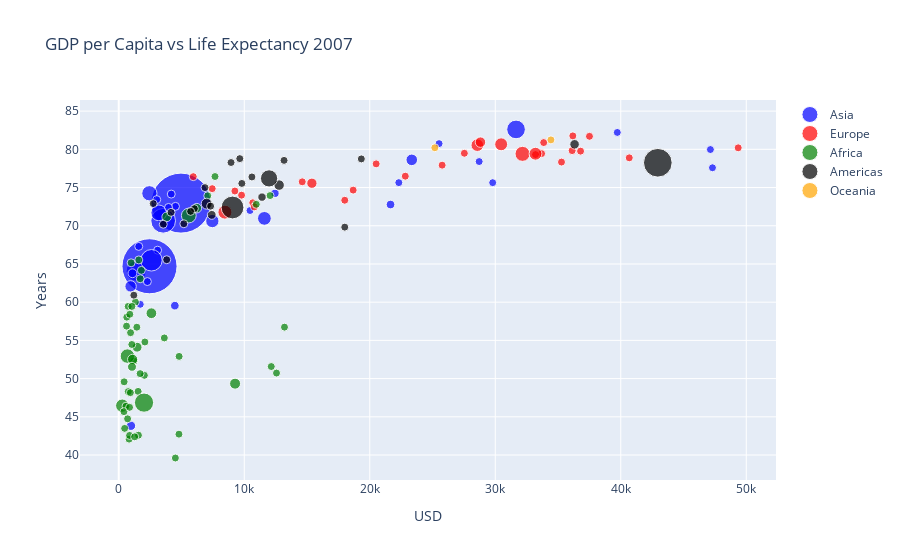

The notebook cell saved with this chart:
### Code cell
fig = go.Figure()

for continent in df['continent'].unique():
    
    subdf = df[df['continent'] == continent]
    custom = subdf[['country', 'pop']]

    fig.add_trace(go.Scatter(x=subdf['gdpPercap'], y =subdf['lifeExp'], 
                                    customdata=  subdf[['country', 'pop']],
                                    mode='markers', 
                                    name=continent, 
                                    marker=dict(color=subdf['color'],
                                                size=subdf['pop'],  
                                                sizemode='area',
                                                sizeref=sizeref,
                                                sizemin=4),
                                    ))

fig.update_layout(title='GDP per Capita vs Life Expectancy 2007',
                  xaxis_title="USD", 
                  yaxis_title="Years"
                  )

fig.update_traces(
    hovertemplate="<br>".join([
        "Country: %{customdata[0]}",
        "GDP per capita: %{x}",
        "Life Expectancy: %{y}",
        "Population: %{customdata[1]}",
    ])
)



fig.show()

### Figure 1 — Plotly figure (JSON) as saved in the notebook; plotly's stock layout.template omitted (floating-point values rounded to 4 significant figures)
{"data": [{"customdata": [["Afghanistan", 31889923], ["Bahrain", 708573], ["Bangladesh", 150448339], ["Cambodia", 14131858], ["China", 1318683096], ["Hong Kong, China", 6980412], ["India", 1110396331], ["Indonesia", 223547000], ["Iran", 69453570], ["Iraq", 27499638], ["Israel", 6426679], ["Japan", 127467972], ["Jordan", 6053193], ["Korea, Dem. Rep.", 23301725], ["Korea, Rep.", 49044790], ["Kuwait", 2505559], ["Lebanon", 3921278], ["Malaysia", 24821286], ["Mongolia", 2874127], ["Myanmar", 47761980], ["Nepal", 28901790], ["Oman", 3204897], ["Pakistan", 169270617], ["Philippines", 91077287], ["Saudi Arabia", 27601038], ["Singapore", 4553009], ["Sri Lanka", 20378239], ["Syria", 19314747], ["Taiwan", 23174294], ["Thailand", 65068149], ["Vietnam", 85262356], ["West Bank and Gaza", 4018332], ["Yemen, Rep.", 22211743]], "hovertemplate": "Country: %{customdata[0]}<br>GDP per capita: %{x}<br>Life Expectancy: %{y}<br>Population: %{customdata[1]}", "marker": {"color": ["blue", "blue", "blue", "blue", "blue", "blue", "blue", "blue", "blue", "blue", "blue", "blue", "blue", "blue", "blue", "blue", "blue", "blue", "blue", "blue", "blue", "blue", "blue", "blue", "blue", "blue", "blue", "blue", "blue", "blue", "blue", "blue", "blue"], "size": [31889923, 708573, 150448339, 14131858, 1318683096, 6980412, 1110396331, 223547000, 69453570, 27499638, 6426679, 127467972, 6053193, 23301725, 49044790, 2505559, 3921278, 24821286, 2874127, 47761980, 28901790, 3204897, 169270617, 91077287, 27601038, 4553009, 20378239, 19314747, 23174294, 65068149, 85262356, 4018332, 22211743], "sizemin": 4, "sizemode": "area", "sizeref": 732600.0}, "mode": "markers", "name": "Asia", "type": "scatter", "x": [974.6, 29800.0, 1391.0, 1714.0, 4959.0, 39720.0, 2452.0, 3541.0, 11610.0, 4471.0, 25520.0, 31660.0, 4519.0, 1593.0, 23350.0, 47310.0, 10460.0, 12450.0, 3096.0, 944, 1091.0, 22320.0, 2606.0, 3190.0, 21650.0, 47140.0, 3970.0, 4185.0, 28720.0, 7458.0, 2442.0, 3025.0, 2281.0], "y": [43.83, 75.64, 64.06, 59.72, 72.96, 82.21, 64.7, 70.65, 70.96, 59.55, 80.75, 82.6, 72.53, 67.3, 78.62, 77.59, 71.99, 74.24, 66.8, 62.07, 63.78, 75.64, 65.48, 71.69, 72.78, 79.97, 72.4, 74.14, 78.4, 70.62, 74.25, 73.42, 62.7]}, {"customdata": [["Albania", 3600523], ["Austria", 8199783], ["Belgium", 10392226], ["Bosnia and Herzegovina", 4552198], ["Bulgaria", 7322858], ["Croatia", 4493312], ["Czech Republic", 10228744], ["Denmark", 5468120], ["Finland", 5238460], ["France", 61083916], ["Germany", 82400996], ["Greece", 10706290], ["Hungary", 9956108], ["Iceland", 301931], ["Ireland", 4109086], ["Italy", 58147733], ["Montenegro", 684736], ["Netherlands", 16570613], ["Norway", 4627926], ["Poland", 38518241], ["Portugal", 10642836], ["Romania", 22276056], ["Serbia", 10150265], ["Slovak Republic", 5447502], ["Slovenia", 2009245], ["Spain", 40448191], ["Sweden", 9031088], ["Switzerland", 7554661], ["Turkey", 71158647], ["United Kingdom", 60776238]], "hovertemplate": "Country: %{customdata[0]}<br>GDP per capita: %{x}<br>Life Expectancy: %{y}<br>Population: %{customdata[1]}", "marker": {"color": ["red", "red", "red", "red", "red", "red", "red", "red", "red", "red", "red", "red", "red", "red", "red", "red", "red", "red", "red", "red", "red", "red", "red", "red", "red", "red", "red", "red", "red", "red"], "size": [3600523, 8199783, 10392226, 4552198, 7322858, 4493312, 10228744, 5468120, 5238460, 61083916, 82400996, 10706290, 9956108, 301931, 4109086, 58147733, 684736, 16570613, 4627926, 38518241, 10642836, 22276056, 10150265, 5447502, 2009245, 40448191, 9031088, 7554661, 71158647, 60776238], "sizemin": 4, "sizemode": "area", "sizeref": 732600.0}, "mode": "markers", "name": "Europe", "type": "scatter", "x": [5937.0, 36130.0, 33690.0, 7446.0, 10680.0, 14620.0, 22830.0, 35280.0, 33210.0, 30470.0, 32170.0, 27540.0, 18010.0, 36180.0, 40680.0, 28570.0, 9254.0, 36800.0, 49360.0, 15390.0, 20510.0, 10810.0, 9787.0, 18680.0, 25770.0, 28820.0, 33860.0, 37510.0, 8458.0, 33200.0], "y": [76.42, 79.83, 79.44, 74.85, 73.0, 75.75, 76.49, 78.33, 79.31, 80.66, 79.41, 79.48, 73.34, 81.76, 78.89, 80.55, 74.54, 79.76, 80.2, 75.56, 78.1, 72.48, 74.0, 74.66, 77.93, 80.94, 80.88, 81.7, 71.78, 79.42]}, {"customdata": [["Algeria", 33333216], ["Angola", 12420476], ["Benin", 8078314], ["Botswana", 1639131], ["Burkina Faso", 14326203], ["Burundi", 8390505], ["Cameroon", 17696293], ["Central African Republic", 4369038], ["Chad", 10238807], ["Comoros", 710960], ["Congo, Dem. Rep.", 64606759], ["Congo, Rep.", 3800610], ["Cote d'Ivoire", 18013409], ["Djibouti", 496374], ["Egypt", 80264543], ["Equatorial Guinea", 551201], ["Eritrea", 4906585], ["Ethiopia", 76511887], ["Gabon", 1454867], ["Gambia", 1688359], ["Ghana", 22873338], ["Guinea", 9947814], ["Guinea-Bissau", 1472041], ["Kenya", 35610177], ["Lesotho", 2012649], ["Liberia", 3193942], ["Libya", 6036914], ["Madagascar", 19167654], ["Malawi", 13327079], ["Mali", 12031795], ["Mauritania", 3270065], ["Mauritius", 1250882], ["Morocco", 33757175], ["Mozambique", 19951656], ["Namibia", 2055080], ["Niger", 12894865], ["Nigeria", 135031164], ["Reunion", 798094], ["Rwanda", 8860588], ["Sao Tome and Principe", 199579], ["Senegal", 12267493], ["Sierra Leone", 6144562], ["Somalia", 9118773], ["South Africa", 43997828], ["Sudan", 42292929], ["Swaziland", 1133066], ["Tanzania", 38139640], ["Togo", 5701579], ["Tunisia", 10276158], ["Uganda", 29170398], ["Zambia", 11746035], ["Zimbabwe", 12311143]], "hovertemplate": "Country: %{customdata[0]}<br>GDP per capita: %{x}<br>Life Expectancy: %{y}<br>Population: %{customdata[1]}", "marker": {"color": ["green", "green", "green", "green", "green", "green", "green", "green", "green", "green", "green", "green", "green", "green", "green", "green", "green", "green", "green", "green", "green", "green", "green", "green", "green", "green", "green", "green", "green", "green", "green", "green", "green", "green", "green", "green", "green", "green", "green", "green", "green", "green", "green", "green", "green", "green", "green", "green", "green", "green", "green", "green"], "size": [33333216, 12420476, 8078314, 1639131, 14326203, 8390505, 17696293, 4369038, 10238807, 710960, 64606759, 3800610, 18013409, 496374, 80264543, 551201, 4906585, 76511887, 1454867, 1688359, 22873338, 9947814, 1472041, 35610177, 2012649, 3193942, 6036914, 19167654, 13327079, 12031795, 3270065, 1250882, 33757175, 19951656, 2055080, 12894865, 135031164, 798094, 8860588, 199579, 12267493, 6144562, 9118773, 43997828, 42292929, 1133066, 38139640, 5701579, 10276158, 29170398, 11746035, 12311143], "sizemin": 4, "sizemode": "area", "sizeref": 732600.0}, "mode": "markers", "name": "Africa", "type": "scatter", "x": [6223.0, 4797.0, 1441.0, 12570.0, 1217.0, 430.1, 2042.0, 706.0, 1704.0, 986.1, 277.6, 3633.0, 1545.0, 2082.0, 5581.0, 12150.0, 641.4, 690.8, 13210.0, 752.7, 1328.0, 942.7, 579.2, 1463.0, 1569.0, 414.5, 12060.0, 1045.0, 759.3, 1043.0, 1803.0, 10960.0, 3820.0, 823.7, 4811.0, 619.7, 2014.0, 7670.0, 863.1, 1598.0, 1712.0, 862.5, 926.1, 9270.0, 2602.0, 4513.0, 1107.0, 883.0, 7093.0, 1056.0, 1271.0, 469.7], "y": [72.3, 42.73, 56.73, 50.73, 52.3, 49.58, 50.43, 44.74, 50.65, 65.15, 46.46, 55.32, 48.33, 54.79, 71.34, 51.58, 58.04, 52.95, 56.73, 59.45, 60.02, 56.01, 46.39, 54.11, 42.59, 45.68, 73.95, 59.44, 48.3, 54.47, 64.16, 72.8, 71.16, 42.08, 52.91, 56.87, 46.86, 76.44, 46.24, 65.53, 63.06, 42.57, 48.16, 49.34, 58.56, 39.61, 52.52, 58.42, 73.92, 51.54, 42.38, 43.49]}, {"customdata": [["Argentina", 40301927], ["Bolivia", 9119152], ["Brazil", 190010647], ["Canada", 33390141], ["Chile", 16284741], ["Colombia", 44227550], ["Costa Rica", 4133884], ["Cuba", 11416987], ["Dominican Republic", 9319622], ["Ecuador", 13755680], ["El Salvador", 6939688], ["Guatemala", 12572928], ["Haiti", 8502814], ["Honduras", 7483763], ["Jamaica", 2780132], ["Mexico", 108700891], ["Nicaragua", 5675356], ["Panama", 3242173], ["Paraguay", 6667147], ["Peru", 28674757], ["Puerto Rico", 3942491], ["Trinidad and Tobago", 1056608], ["United States", 301139947], ["Uruguay", 3447496], ["Venezuela", 26084662]], "hovertemplate": "Country: %{customdata[0]}<br>GDP per capita: %{x}<br>Life Expectancy: %{y}<br>Population: %{customdata[1]}", "marker": {"color": [null, null, null, null, null, null, null, null, null, null, null, null, null, null, null, null, null, null, null, null, null, null, null, null, null], "size": [40301927, 9119152, 190010647, 33390141, 16284741, 44227550, 4133884, 11416987, 9319622, 13755680, 6939688, 12572928, 8502814, 7483763, 2780132, 108700891, 5675356, 3242173, 6667147, 28674757, 3942491, 1056608, 301139947, 3447496, 26084662], "sizemin": 4, "sizemode": "area", "sizeref": 732600.0}, "mode": "markers", "name": "Americas", "type": "scatter", "x": [12780.0, 3822.0, 9066.0, 36320.0, 13170.0, 7007.0, 9645.0, 8948.0, 6025.0, 6873.0, 5728.0, 5186.0, 1202.0, 3548.0, 7321.0, 11980.0, 2749.0, 9809.0, 4173.0, 7409.0, 19330.0, 18010.0, 42950.0, 10610.0, 11420.0], "y": [75.32, 65.55, 72.39, 80.65, 78.55, 72.89, 78.78, 78.27, 72.23, 74.99, 71.88, 70.26, 60.92, 70.2, 72.57, 76.19, 72.9, 75.54, 71.75, 71.42, 78.75, 69.82, 78.24, 76.38, 73.75]}, {"customdata": [["Australia", 20434176], ["New Zealand", 4115771]], "hovertemplate": "Country: %{customdata[0]}<br>GDP per capita: %{x}<br>Life Expectancy: %{y}<br>Population: %{customdata[1]}", "marker": {"color": ["orange", "orange"], "size": [20434176, 4115771], "sizemin": 4, "sizemode": "area", "sizeref": 732600.0}, "mode": "markers", "name": "Oceania", "type": "scatter", "x": [34440.0, 25190.0], "y": [81.23, 80.2]}], "layout": {"title": {"text": "GDP per Capita vs Life Expectancy 2007"}, "xaxis": {"title": {"text": "USD"}}, "yaxis": {"title": {"text": "Years"}}}}
